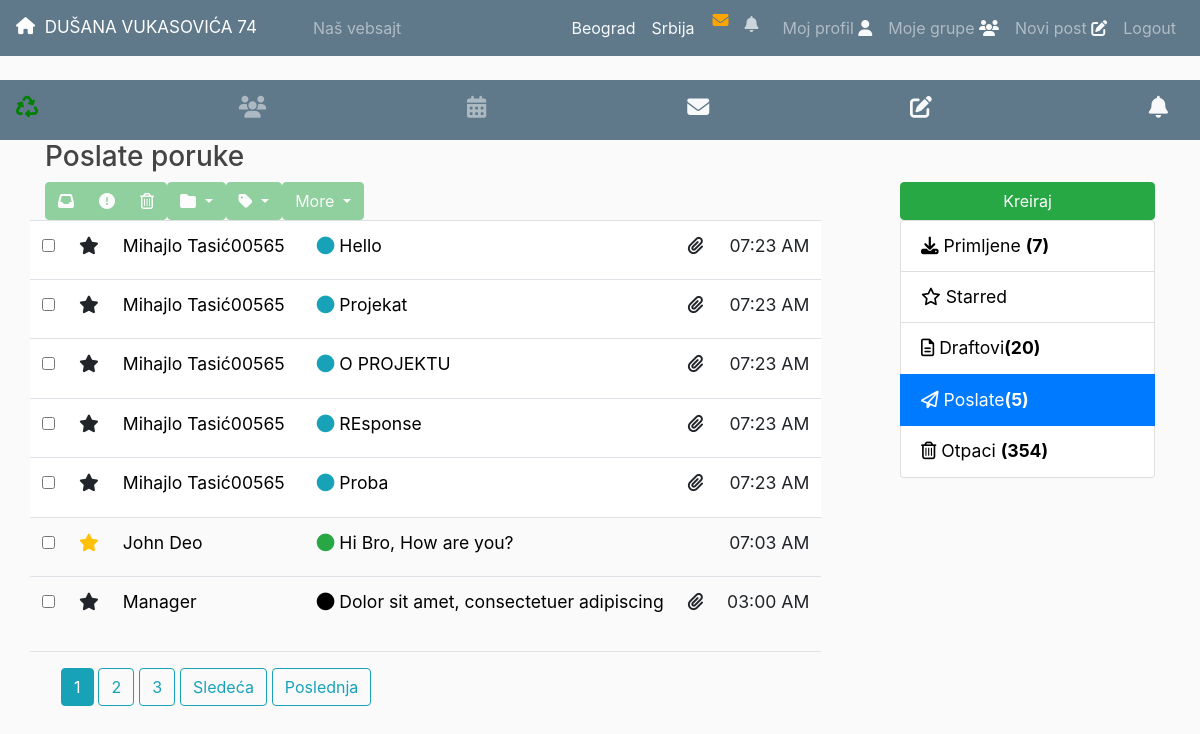
Screenshot of /sent_messages/ (signed in) with the database file from the repository.
### users/models.py (models this page shows, shortened)
class Ulaz(models.Model):
    Grad = models.ForeignKey(
        Grad, on_delete=models.SET_NULL, related_name="ulazi", null=True
    )
    Opština = models.ForeignKey(
        Opština, on_delete=models.SET_NULL, related_name="ulazi", null=True
    )
    Ulica_i_broj = models.CharField(max_length=100)
    website = models.URLField(default="https://www.b92.net/")
    papir_box_full = models.BooleanField(default=False)
    cep_box_full = models.BooleanField(default=False)
    cep_box_filled_date = models.FloatField(null=True, blank=True)
    city = models.CharField(max_length=255, default='Belgrade')
    location = PlainLocationField(
        based_fields=['city'], zoom=10, null=True, blank=True
    )
    class Meta:
        verbose_name_plural = "Ulazi"

class CustomUser(AbstractUser):
    username_validator = MyValidator()
    username = models.CharField(
        _('username'),
        max_length=150,
        unique=True,
        help_text=_(
            'Required. 150 characters or fewer.'
            'Letters, digits and @/./ /-/_ only.'
        ),
        validators=[username_validator],
        error_messages={
            'unique': _("A user with that username already exists."),
        },
    )
    is_director = models.BooleanField(default=False)
    Grad = models.CharField(max_length=100)
    Opština = models.CharField(max_length=25)
    Ulica_i_broj = models.CharField(max_length=100)
    Broj_stana = models.CharField(max_length=25)
    Ulaz = models.ForeignKey(
        Ulaz, on_delete=models.CASCADE, null=True, blank=True
    )
    upravnik_id = models.CharField(max_length=25, null=True, blank=True)
    liked_posts = models.ManyToManyField("home.Post", related_name="user_likes")

### messaging/models.py (models this page shows)
class MessageForUpravnik(models.Model):
    sender = models.ForeignKey(CustomUser, on_delete=models.CASCADE, related_name="message_sender", null=True)
    receiver = models.ForeignKey(CustomUser, on_delete=models.CASCADE, related_name="message_receiver", null=True)
    title = models.CharField(max_length=200, null=True)
    content = models.TextField(null=True)
    seen = models.BooleanField(default=False)
    read = models.BooleanField(default=False)

### messaging/views.py (the view)
# urls.py: path('sent_messages/', SentMessagesView.as_view(), name='sent-messages'),
class SentMessagesView(ListView):
    model = MessageForUpravnik
    template_name = 'messaging/sent_messages.html'
    context_object_name = 'msgs'
    paginate_by = 5
    def get_queryset(self):
        msgs = MessageForUpravnik.objects.filter(sender=self.request.user)
        return msgs
    def get_context_data(self, **kwargs):
        context = super(SentMessagesView, self).get_context_data(**kwargs)
        if self.request.user.is_director == False:
            context["upravnik"] = Upravnik.objects.get(ulaz=self.request.user.Ulaz)
            context["ulaz"] = self.request.user.Ulaz.Ulica_i_broj
            context["website"] = self.request.user.Ulaz.website
            context['usr_messages'] = MessageForUpravnik.objects.filter(
            receiver=self.request.user
        )
        return context

### messaging/templates/messaging/sent_messages.html (shortened to what this page needs)
{% extends "messaging/messages.html" %}
{% block messages-inner %}
<div class="panel panel-default m-t-20">
    <div class="panel-body mail-div">
        <table class="table table-hover mails">
            <tbody>
                {% for msg in msgs %}
                    <tr style="background: white;">
                            <td class="mail-select">
                                <label class="cr-styled">
                                    <input type="checkbox">
                                </label>
                            </td>
                            <td class="mail-rateing">
                                <i class="fa fa-star"></i>
                            </td>
                            <td>
                                 {% if user == msg.receiver %}
                        	        <a class="mr-2" href="{% url 'profile' %}">{{ msg.receiver.username }}</a>
                        	    {% else %}
                        	        {% if msg.receiver == upravnik.user %}
                        	            <a class="mr-2" href="{% url 'manager' %}">{{ msg.receiver.username }}</a>
                        	        {% else %}
                        	            <a class="mr-2" href="{% url 'user-profile' msg.sender.id %}">{{ msg.receiver.username }}</a>
                        	        {% endif %}
                        	    {% endif %}
                            </td>
                            <td>
                                <a href="{% url 'msg-detail' msg.id %}"><i class="fa fa-circle text-info m-r-15"></i> {{ msg.title }}</a>
                            </td>
                            <td>
                                <i class="fa fa-paperclip"></i>
                            </td>
                            <td class="text-right">
                                07:23 AM
                            </td>
                        </tr>
                {% endfor %}
                <tr>
                    <td class="mail-select">
                        <label class="cr-styled">
                            <input type="checkbox">
                        </label>
                    </td>
                    <td class="mail-rateing">
                        <i class="fa fa-star text-warning"></i>
                    </td>
                    <td>
                        <a href="##email-read.html">John Deo</a>
                    </td>
                    <td>
                        <a href="##email-read.html"><i class="fa fa-circle text-success m-r-15"></i> Hi Bro, How are you?</a>
                    </td>
                    <td>
                    </td>
                    <td class="text-right">
                        07:03 AM
                    </td>
                </tr>
                <tr class="active">
                    <td class="mail-select">
                        <label class="cr-styled">
                            <input type="checkbox">
                        </label>
                    </td>
                    <td class="mail-rateing">
                        <i class="fa fa-star"></i>
                    </td>
                    <td>
                        <a href="#email-read.html">Manager</a>
                    </td>
                    <td>
                        <a href="#email-read.html"><i class="fa fa-circle text-purple m-r-15"></i> Dolor sit amet, consectetuer adipiscing</a>
                    </td>
                    <td>
                        <i class="fa fa-paperclip"></i>
                    </td>
                    <td class="text-right">
                        03:00 AM
                    </td>
                </tr>
            </tbody>
        </table>
        <hr>
    </div>
</div>
{% endblock messages-inner %}

### home/templates/home/base.html (shortened to what this page needs)
<!DOCTYPE html>
<html>
{% load pwa %}
{% load static %}
<head>
    <link rel="stylesheet" href="https://stackpath.bootstrapcdn.com/bootstrap/4.5.2/css/bootstrap.min.css">
    <link rel="stylesheet" href="https://unpkg.com/leaflet@1.6.0/dist/leaflet.css"
/>
    <link href='https://api.mapbox.com/mapbox.js/plugins/leaflet-fullscreen/v1.0.1/leaflet.fullscreen.css' rel='stylesheet' />
    <link rel="stylesheet" type="text/css" href="{% static 'home/main.css' %}">
</head>
{% if user.is_authenticated %}
    <body id="body-auth">
{% else%}
    <body>
{% endif %}
	  <nav class="navbar navbar-expand-md navbar-dark bg-steel fixed-top">
	     {% if user.is_authenticated %}
	         {% if 'papir' in request.path %}
	              <a class="navbar-brand mr-5" href="/" style="font-size: 17px; margin-left: auto;">ZS</a>
	          {% else %}
    	          {% if not user.profile.is_organisation %}
    	              {% if not user.is_director %}
    	                  <a class="navbar-brand mr-5" href="{% url 'app-home' %}" style="font-size: 17px; margin-left: auto;">
    	                      <i class="fas fa-home"style="position: relative; bottom: 1px;"></i>&nbsp; {{ ulaz }}
    	                  </a>
    	              {% else %}
    	                  <a class="navbar-brand mr-5" href="{% url 'app-home' %}" style="font-size: 17px; margin-left: auto;">Početna</a>
    	              {% endif %}
    	          {% endif %}
	         {% endif %}
	      {% else %}
	          <a class="navbar-brand mr-5" href="/" style="font-size: 17px; margin-left: auto;">ZS</a>
	      {% endif %}
	      <div class="collapse navbar-collapse" id="navbarToggle">
    	      <ul class="navbar-nav">
    	          {% if user.is_authenticated %}
    	        	  {% if not user.profile.is_organisation %}
    	                 <li class="nav-item">
    	                    <a class="nav-link" href="{{ website }}">Naš vebsajt</a>
    	                </li>
    	              {% endif %}
    	          {% endif %}
    	     </ul>
    	     <ul id="nav-righ" class="navbar-nav ml-auto">
    	        {% if user.is_authenticated %}
    	        <li class="nav-item text-light">
                      <a href="#" class="text-light nav-link">Beograd</a>
                  </li>
                  <li class="nav-item ">
                      <a href="#" class="text-light nav-link" style="margin-right: 10px;">Srbija</a>
                  </li>
    	        <li id="inbox-item" class="nav-item">
                      <a href="{% url 'message-list' %}"><i id="envelope-icon" class="fas fa-envelope" style="color: orange;"></i></a>
                  </li>
                  <li class="nav-item">
                      <a href="{% url 'event-list' %}">
                    	  <i id="bell-icon" class="fas fa-bell">
                    	  </i>
                	  </a>
                  </li>
    	        	{% if not user.profile.is_organisation %}
        	        	<li class="nav-item">
        	        	    <a class="nav-link" href="{% url 'profile' %}">Moj profil <i class="fas fa-user text-light"></i></a>
        	        	</li>
        	        	<li class="nav-item">
        	        	    <a class="nav-link" href="{% url 'profile' %}">Moje grupe <i class="fas fa-users text-light"></i></a>
        	        	</li>
        	        	{% if not user.is_director %}
            	        	<li class="nav-item">
            	        	 <a class="nav-link" href="{% url 'post-create' %}">Novi post <i class="fas fa-edit text-light"></i></a>
            	        	</li>
            	        {% endif %}
    	        	{% endif %}
    	        	<li class="nav-item">
    	        	    <a class="nav-link" href="{% url 'logout' %}">Logout</a>
    	        	</li>
    	        {% endif %}
    	        </ul>
	        </div>
	  </nav>
	{% if user.is_authenticated %}
	    <ul id="between" class="nav justify-content-between" style="height: 60px; background-color: #5f788a; padding-top: 6px;">
          <li class="nav-item">
            <a class="nav-link" href="{% url 'app-reciklaza' %}"><i class="fas fa-recycle fa-lg"></i><span class="sr-only">(current)</span></a>
          </li>
           <li class="nav-item" style="pointer-events: none; opacity: 0.5;">
            <a class="nav-link" href="#"><i class="fas fa-users fa-lg text-light"></i></a>
          </li>
          <li class="nav-item" style="pointer-events: none; opacity: 0.5;">
            <a class="nav-link" href="#"><i class="fas fa-calendar-alt fa-lg text-light"></i></a>
          </li>
          <li class="nav-item">
            <a class="nav-link" href="{% url 'message-list' %}"><i class="fas fa-envelope fa-lg text-light" onclick="markSeen()"></i></a>
          </li>
          <li class="nav-item">
            <a class="nav-link" href="{% url 'post-create' %}"><i class="fas fa-edit fa-lg text-light"></i></a>
          </li>
          <li class="nav-item">
            <a class="nav-link" href="{% url 'event-list' %}"><i class="fas fa-bell fa-lg text-light"></i></a>
          </li>
    </ul>
    {% endif %}
    {% block messages %}
    {% endblock messages %}
</body>
</html>

### home/static/home/main.css (style rules this page uses)
body { background: #fafafa; color: #333333; margin-top: 5rem; font-size: 1.1rem; }
a { text-decoration: none !important; color: black; }
ul { margin: 0; list-style: none; }
ul li { color: #818182; }
.fa-bell { color: #cbd5db; padding: .5rem 1rem; }
.fa-recycle { color: green; }
#navbarToggle { font-size: 16px; }
.bg-steel { background-color: #5f788a; }

### rows the page displays
Ulaz: Ulica_i_broj "DUŠANA VUKASOVIĆA 74"
MessageForUpravnik: receiver.username "Mihajlo Tasić00565", title "Hello"
MessageForUpravnik: receiver.username "Mihajlo Tasić00565", title "Projekat"
MessageForUpravnik: receiver.username "Mihajlo Tasić00565", title "O PROJEKTU"
MessageForUpravnik: receiver.username "Mihajlo Tasić00565", title "REsponse"
MessageForUpravnik: receiver.username "Mihajlo Tasić00565", title "Proba"

### other values shown
{{ usr_messages.count }} "7"
{{ msgs.count }} "5"
{{ num }} "1"
{{ num }} "2" "3"
